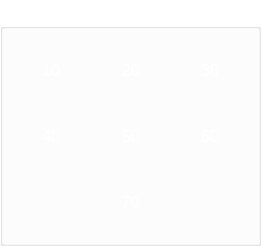
      <widget class="QGroupBox" name="groupBox_3">
       <property name="geometry">
        <rect>
         <x>20</x>
         <y>20</y>
         <width>261</width>
         <height>231</height>
        </rect>
       </property>
       <property name="palette">
        <palette>
         <active>
          <colorrole role="WindowText">
           <brush brushstyle="SolidPattern">
            <color alpha="255">
             <red>255</red>
             <green>255</green>
             <blue>255</blue>
            </color>
           </brush>
          </colorrole>
          <colorrole role="Button">
           <brush brushstyle="SolidPattern">
            <color alpha="0">
             <red>255</red>
             <green>255</green>
             <blue>255</blue>
            </color>
           </brush>
          </colorrole>
          <colorrole role="Base">
           <brush brushstyle="SolidPattern">
            <color alpha="0">
             <red>255</red>
             <green>255</green>
             <blue>255</blue>
            </color>
           </brush>
          </colorrole>
          <colorrole role="Window">
           <brush brushstyle="SolidPattern">
            <color alpha="0">
             <red>255</red>
             <green>255</green>
             <blue>255</blue>
            </color>
           </brush>
          </colorrole>
         </active>
         <inactive>
          <colorrole role="WindowText">
           <brush brushstyle="SolidPattern">
            <color alpha="255">
             <red>255</red>
             <green>255</green>
             <blue>255</blue>
            </color>
           </brush>
          </colorrole>
          <colorrole role="Button">
           <brush brushstyle="SolidPattern">
            <color alpha="0">
             <red>255</red>
             <green>255</green>
             <blue>255</blue>
            </color>
           </brush>
          </colorrole>
          <colorrole role="Base">
           <brush brushstyle="SolidPattern">
            <color alpha="0">
             <red>255</red>
             <green>255</green>
             <blue>255</blue>
            </color>
           </brush>
          </colorrole>
          <colorrole role="Window">
           <brush brushstyle="SolidPattern">
            <color alpha="0">
             <red>255</red>
             <green>255</green>
             <blue>255</blue>
            </color>
           </brush>
          </colorrole>
         </inactive>
         <disabled>
          <colorrole role="WindowText">
           <brush brushstyle="SolidPattern">
            <color alpha="255">
             <red>120</red>
             <green>120</green>
             <blue>120</blue>
            </color>
           </brush>
          </colorrole>
          <colorrole role="Button">
           <brush brushstyle="SolidPattern">
            <color alpha="0">
             <red>255</red>
             <green>255</green>
             <blue>255</blue>
            </color>
           </brush>
          </colorrole>
          <colorrole role="Base">
           <brush brushstyle="SolidPattern">
            <color alpha="0">
             <red>255</red>
             <green>255</green>
             <blue>255</blue>
            </color>
           </brush>
          </colorrole>
          <colorrole role="Window">
           <brush brushstyle="SolidPattern">
            <color alpha="0">
             <red>255</red>
             <green>255</green>
             <blue>255</blue>
            </color>
           </brush>
          </colorrole>
         </disabled>
        </palette>
       </property>
       <property name="font">
        <font>
         <pointsize>14</pointsize>
        </font>
       </property>
       <property name="title">
        <string>Zenith Angles</string>
       </property>
       <property name="alignment">
        <set>Qt::AlignCenter</set>
       </property>
       <layout class="QVBoxLayout" name="verticalLayout_5">
        <item>
         <layout class="QGridLayout" name="gridLayout_2">
          <item row="1" column="1">
           <widget class="QPushButton" name="pushButton_5">
            <property name="minimumSize">
             <size>
              <width>0</width>
              <height>60</height>
             </size>
            </property>
            <property name="palette">
             <palette>
              <active>
               <colorrole role="ButtonText">
                <brush brushstyle="SolidPattern">
                 <color alpha="255">
                  <red>255</red>
                  <green>255</green>
                  <blue>255</blue>
                 </color>
                </brush>
               </colorrole>
              </active>
              <inactive>
               <colorrole role="ButtonText">
                <brush brushstyle="SolidPattern">
                 <color alpha="255">
                  <red>255</red>
                  <green>255</green>
                  <blue>255</blue>
                 </color>
                </brush>
               </colorrole>
              </inactive>
              <disabled>
               <colorrole role="ButtonText">
                <brush brushstyle="SolidPattern">
                 <color alpha="255">
                  <red>120</red>
                  <green>120</green>
                  <blue>120</blue>
                 </color>
                </brush>
               </colorrole>
              </disabled>
             </palette>
            </property>
            <property name="font">
             <font>
              <pointsize>12</pointsize>
             </font>
            </property>
            <property name="styleSheet">
             <string notr="true">#pushButton_5{
background-color: url transparent;
border-image: url(:un3.png);
background: none;
border:  none;
background-repeat: none;
}
#pushButton_5:hover
{
border-image: url(:un1.png);
}
#pushButton_5:pressed
{
border-image: url(:un2.png);
}</string>
            </property>
            <property name="text">
             <string>50</string>
            </property>
           </widget>
          </item>
          <item row="1" column="3">
           <widget class="QPushButton" name="pushButton_6">
            <property name="minimumSize">
             <size>
              <width>0</width>
              <height>60</height>
             </size>
            </property>
            <property name="palette">
             <palette>
              <active>
               <colorrole role="ButtonText">
                <brush brushstyle="SolidPattern">
                 <color alpha="255">
                  <red>255</red>
                  <green>255</green>
                  <blue>255</blue>
                 </color>
                </brush>
               </colorrole>
              </active>
              <inactive>
               <colorrole role="ButtonText">
                <brush brushstyle="SolidPattern">
                 <color alpha="255">
                  <red>255</red>
                  <green>255</green>
                  <blue>255</blue>
                 </color>
                </brush>
               </colorrole>
              </inactive>
              <disabled>
               <colorrole role="ButtonText">
                <brush brushstyle="SolidPattern">
                 <color alpha="255">
                  <red>120</red>
                  <green>120</green>
                  <blue>120</blue>
                 </color>
                </brush>
               </colorrole>
              </disabled>
             </palette>
            </property>
            <property name="font">
             <font>
              <pointsize>12</pointsize>
             </font>
            </property>
            <property name="styleSheet">
             <string notr="true">#pushButton_6{
background-color: url transparent;
border-image: url(:un3.png);
background: none;
border:  none;
background-repeat: none;
}
#pushButton_6:hover
{
border-image: url(:un1.png);
}
#pushButton_6:pressed
{
border-image: url(:un2.png);
}</string>
            </property>
            <property name="text">
             <string>60</string>
            </property>
           </widget>
          </item>
          <item row="0" column="3">
           <widget class="QPushButton" name="pushButton_3">
            <property name="minimumSize">
             <size>
              <width>0</width>
              <height>60</height>
             </size>
            </property>
            <property name="palette">
             <palette>
              <active>
               <colorrole role="ButtonText">
                <brush brushstyle="SolidPattern">
                 <color alpha="255">
                  <red>255</red>
                  <green>255</green>
                  <blue>255</blue>
                 </color>
                </brush>
               </colorrole>
              </active>
              <inactive>
               <colorrole role="ButtonText">
                <brush brushstyle="SolidPattern">
                 <color alpha="255">
                  <red>255</red>
                  <green>255</green>
                  <blue>255</blue>
                 </color>
                </brush>
               </colorrole>
              </inactive>
              <disabled>
               <colorrole role="ButtonText">
                <brush brushstyle="SolidPattern">
                 <color alpha="255">
                  <red>120</red>
                  <green>120</green>
                  <blue>120</blue>
                 </color>
                </brush>
               </colorrole>
              </disabled>
             </palette>
            </property>
            <property name="font">
             <font>
              <pointsize>12</pointsize>
             </font>
            </property>
            <property name="styleSheet">
             <string notr="true">#pushButton_3{
background-color: url transparent;
border-image: url(:un3.png);
background: none;
border:  none;
background-repeat: none;
}
#pushButton_3:hover
{
border-image: url(:un1.png);
}
#pushButton_3:pressed
{
border-image: url(:un2.png);
}</string>
            </property>
            <property name="text">
             <string>30</string>
            </property>
           </widget>
          </item>
          <item row="0" column="0">
           <widget class="QPushButton" name="pushButton">
            <property name="minimumSize">
             <size>
              <width>0</width>
              <height>60</height>
             </size>
            </property>
            <property name="palette">
             <palette>
              <active>
               <colorrole role="ButtonText">
                <brush brushstyle="SolidPattern">
                 <color alpha="255">
                  <red>255</red>
                  <green>255</green>
                  <blue>255</blue>
                 </color>
                </brush>
               </colorrole>
              </active>
              <inactive>
               <colorrole role="ButtonText">
                <brush brushstyle="SolidPattern">
                 <color alpha="255">
                  <red>255</red>
                  <green>255</green>
                  <blue>255</blue>
                 </color>
                </brush>
               </colorrole>
              </inactive>
              <disabled>
               <colorrole role="ButtonText">
                <brush brushstyle="SolidPattern">
                 <color alpha="255">
                  <red>120</red>
                  <green>120</green>
                  <blue>120</blue>
                 </color>
                </brush>
               </colorrole>
              </disabled>
             </palette>
            </property>
            <property name="font">
             <font>
              <pointsize>12</pointsize>
             </font>
            </property>
            <property name="styleSheet">
             <string notr="true">#pushButton {
background-color: url transparent;
border-image: url(:un3.png);
background: none;
border:  none;
background-repeat: none;
}
#pushButton:hover
{
border-image: url(:un1.png);
}
#pushButton:pressed
{
border-image: url(:un2.png);
}</string>
            </property>
            <property name="text">
             <string>10</string>
            </property>
           </widget>
          </item>
          <item row="1" column="0">
           <widget class="QPushButton" name="pushButton_4">
            <property name="minimumSize">
             <size>
              <width>0</width>
              <height>60</height>
             </size>
            </property>
            <property name="palette">
             <palette>
              <active>
               <colorrole role="ButtonText">
                <brush brushstyle="SolidPattern">
                 <color alpha="255">
                  <red>255</red>
                  <green>255</green>
                  <blue>255</blue>
                 </color>
                </brush>
               </colorrole>
              </active>
              <inactive>
               <colorrole role="ButtonText">
                <brush brushstyle="SolidPattern">
                 <color alpha="255">
                  <red>255</red>
                  <green>255</green>
                  <blue>255</blue>
                 </color>
                </brush>
               </colorrole>
              </inactive>
              <disabled>
               <colorrole role="ButtonText">
                <brush brushstyle="SolidPattern">
                 <color alpha="255">
                  <red>120</red>
                  <green>120</green>
                  <blue>120</blue>
                 </color>
                </brush>
               </colorrole>
              </disabled>
             </palette>
            </property>
            <property name="font">
             <font>
              <pointsize>12</pointsize>
             </font>
            </property>
            <property name="styleSheet">
             <string notr="true">#pushButton_4{
background-color: url transparent;
border-image: url(:un3.png);
background: none;
border:  none;
background-repeat: none;
}
#pushButton_4:hover
{
border-image: url(:un1.png);
}
#pushButton_4:pressed
{
border-image: url(:un2.png);
}</string>
            </property>
            <property name="text">
             <string>40</string>
            </property>
           </widget>
          </item>
          <item row="0" column="1">
           <widget class="QPushButton" name="pushButton_2">
            <property name="minimumSize">
             <size>
              <width>0</width>
              <height>60</height>
             </size>
            </property>
            <property name="palette">
             <palette>
              <active>
               <colorrole role="ButtonText">
                <brush brushstyle="SolidPattern">
                 <color alpha="255">
                  <red>255</red>
                  <green>255</green>
                  <blue>255</blue>
                 </color>
                </brush>
               </colorrole>
              </active>
              <inactive>
               <colorrole role="ButtonText">
                <brush brushstyle="SolidPattern">
                 <color alpha="255">
                  <red>255</red>
                  <green>255</green>
                  <blue>255</blue>
                 </color>
                </brush>
               </colorrole>
              </inactive>
              <disabled>
               <colorrole role="ButtonText">
                <brush brushstyle="SolidPattern">
                 <color alpha="255">
                  <red>120</red>
                  <green>120</green>
                  <blue>120</blue>
                 </color>
                </brush>
               </colorrole>
              </disabled>
             </palette>
            </property>
            <property name="font">
             <font>
              <pointsize>12</pointsize>
             </font>
            </property>
            <property name="styleSheet">
             <string notr="true">#pushButton_2{
background-color: url transparent;
border-image: url(:un3.png);
background: none;
border:  none;
background-repeat: none;
}
#pushButton_2:hover
{
border-image: url(:un1.png);
}
#pushButton_2:pressed
{
border-image: url(:un2.png);
}</string>
            </property>
            <property name="text">
             <string>20</string>
            </property>
           </widget>
          </item>
          <item row="2" column="1">
           <widget class="QPushButton" name="pushButton_7">
            <property name="minimumSize">
             <size>
              <width>0</width>
              <height>60</height>
             </size>
            </property>
            <property name="palette">
             <palette>
              <active>
               <colorrole role="ButtonText">
                <brush brushstyle="SolidPattern">
                 <color alpha="255">
                  <red>255</red>
                  <green>255</green>
                  <blue>255</blue>
                 </color>
                </brush>
               </colorrole>
              </active>
              <inactive>
               <colorrole role="ButtonText">
                <brush brushstyle="SolidPattern">
                 <color alpha="255">
                  <red>255</red>
                  <green>255</green>
                  <blue>255</blue>
                 </color>
                </brush>
               </colorrole>
              </inactive>
              <disabled>
               <colorrole role="ButtonText">
                <brush brushstyle="SolidPattern">
                 <color alpha="255">
                  <red>120</red>
                  <green>120</green>
                  <blue>120</blue>
                 </color>
                </brush>
               </colorrole>
              </disabled>
             </palette>
            </property>
            <property name="font">
             <font>
              <pointsize>12</pointsize>
             </font>
            </property>
            <property name="styleSheet">
             <string notr="true">#pushButton_7{
background-color: url transparent;
border-image: url(:un3.png);
background: none;
border:  none;
background-repeat: none;
}
#pushButton_7:hover
{
border-image: url(:un1.png);
}
#pushButton_7:pressed
{
border-image: url(:un2.png);
}</string>
            </property>
            <property name="text">
             <string>70</string>
            </property>
           </widget>
          </item>
         </layout>
        </item>
       </layout>
      </widget>
